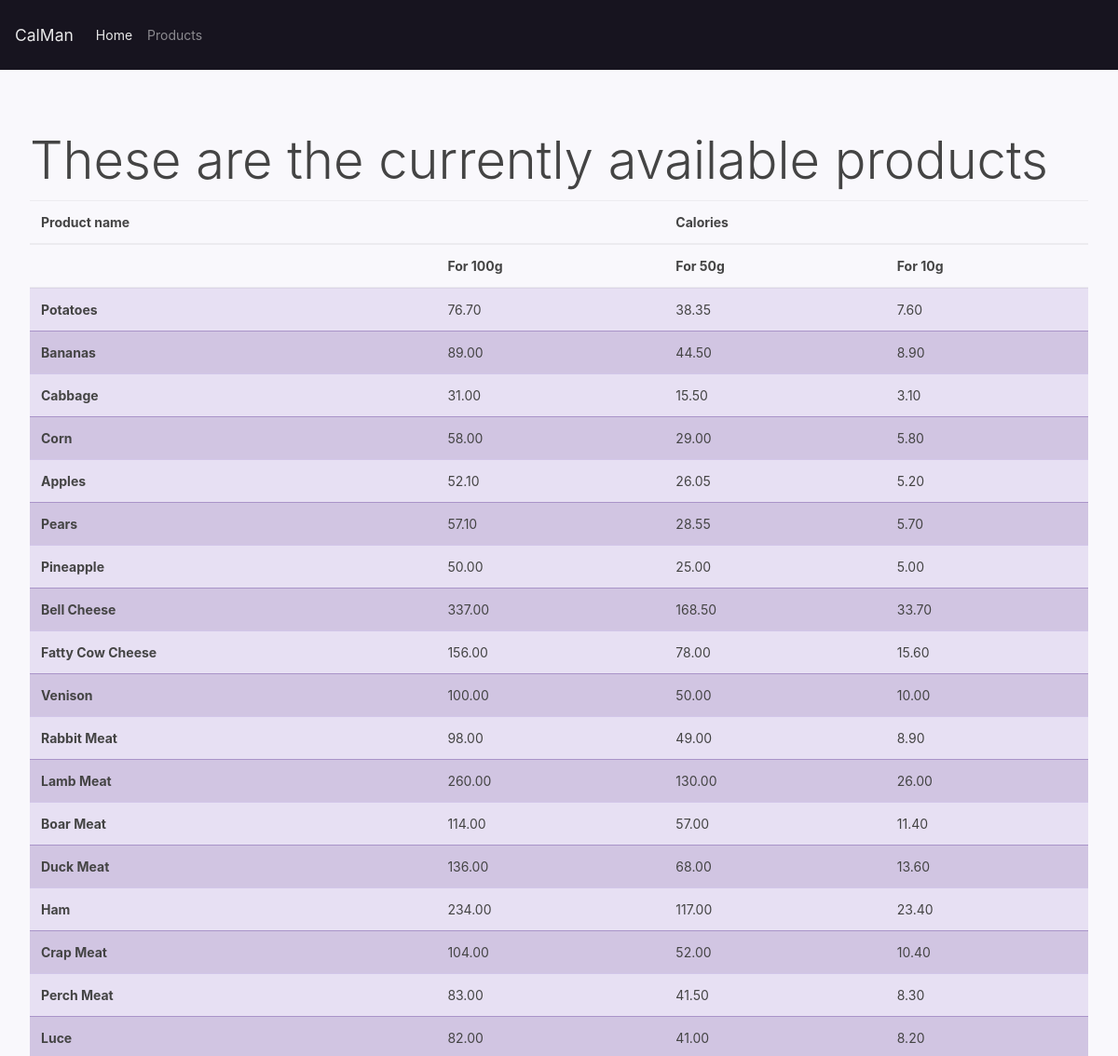
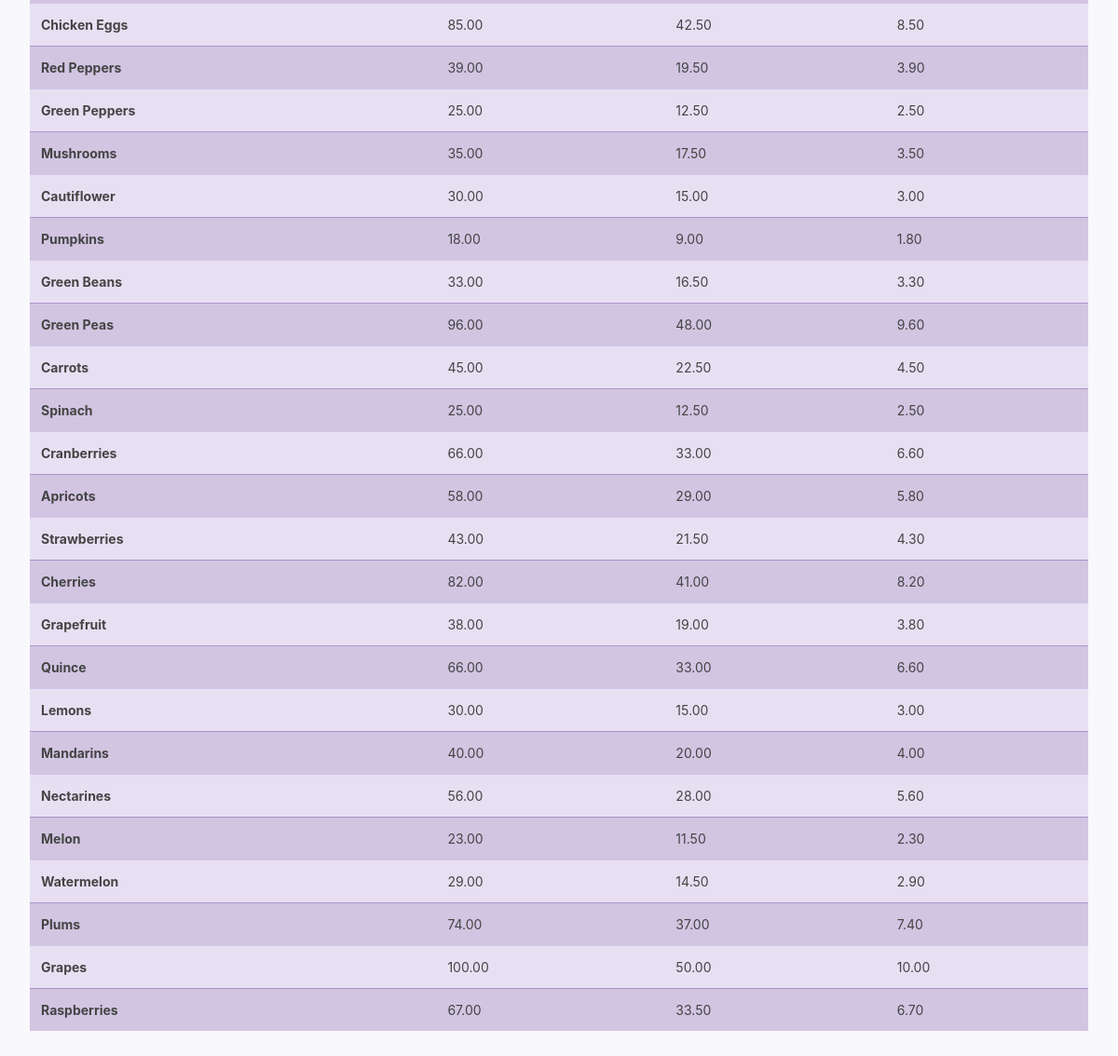
Page /calman/products/ on the committed database (2 pictures, top to bottom).
### calman/models.py (models this page shows, shortened)
class FoodStuff(models.Model):
    id = models.AutoField
    name = models.CharField(max_length=200)
    cal100 = models.DecimalField(max_digits=5, decimal_places=2, default=0)
    cal50 = models.DecimalField(max_digits=5, decimal_places=2, default=0)
    cal10 = models.DecimalField(max_digits=5, decimal_places=2, default=0)

### calman/views.py (the view)
# urls.py: path('products/', views.view_product, name='products'),
def view_product(request):
    food_list = FoodStuff.objects.all()
    context = {
        'food_list': food_list,
    }
    return render(request, 'calman/products.html', context)

### calman/templates/calman/products.html (shortened to what this page needs)
<!DOCTYPE html>
<html lang="en">
<head>
    {% load static %}
    <link href="{% static 'calman/bootstrap/bootstrap-pulse.css' %}" rel="stylesheet" type="text/css">
</head>
<body>
    <nav class="navbar navbar-expand-lg navbar-dark bg-dark">
  <a class="navbar-brand" href="#">CalMan</a>
  <div class="collapse navbar-collapse" id="navbarColor02">
    <ul class="navbar-nav mr-auto">
      <li class="nav-item active">
        <a class="nav-link" href="/calman">Home <span class="sr-only">(current)</span></a>
      </li>
      <li class="nav-item">
        <a class="nav-link" href="/calman/products">Products</a>
    </ul>
  </div>
</nav>
<div class="jumbotron">
    <h2 class="display-4">These are the currently available products</h2>
    <table class="table table-hover">
  <thead>
    <tr>
      <th scope="col">Product name</th>
        <th scope="col"></th>
        <th scope="colgroup">Calories</th>
        <th scope="col"></th>
    </tr>
  <tr>
      <th scope="col"></th>
      <th scope="col">For 100g</th>
      <th scope="col">For 50g</th>
      <th scope="col">For 10g</th>
  </tr>
  </thead>
  <tbody>
  {% for food in food_list %}
    {% if food.id|divisibleby:2 %}
    <tr class="table-primary">
      <th scope="row">{{food.name}}</th>
      <td>{{food.cal100}}</td>
      <td>{{food.cal50}}</td>
      <td>{{food.cal10}}</td>
    </tr>
  {% else %}
    <tr class="table-secondary">
      <th scope="row">{{food.name}}</th>
      <td>{{food.cal100}}</td>
      <td>{{food.cal50}}</td>
      <td>{{food.cal10}}</td>
    </tr>
  {% endif %}
  {% endfor %}
  </tbody>
    </table>
</div>
</body>
</html>

### rows in the picture
FoodStuff: name "Potatoes", cal100 "76.70", cal50 "38.35", cal10 "7.60"
FoodStuff: name "Bananas", cal100 "89.00", cal50 "44.50", cal10 "8.90"
FoodStuff: name "Cabbage", cal100 "31.00", cal50 "15.50", cal10 "3.10"
FoodStuff: name "Corn", cal100 "58.00", cal50 "29.00", cal10 "5.80"
FoodStuff: name "Apples", cal100 "52.10", cal50 "26.05", cal10 "5.20"
FoodStuff: name "Pears", cal100 "57.10", cal50 "28.55", cal10 "5.70"
FoodStuff: name "Pineapple", cal100 "50.00", cal50 "25.00", cal10 "5.00"
FoodStuff: name "Bell Cheese", cal100 "337.00", cal50 "168.50", cal10 "33.70"
FoodStuff: name "Fatty Cow Cheese", cal100 "156.00", cal50 "78.00", cal10 "15.60"
FoodStuff: name "Venison", cal100 "100.00", cal50 "50.00", cal10 "10.00"
FoodStuff: name "Rabbit Meat", cal100 "98.00", cal50 "49.00", cal10 "8.90"
FoodStuff: name "Lamb Meat", cal100 "260.00", cal50 "130.00", cal10 "26.00"
FoodStuff: name "Boar Meat", cal100 "114.00", cal50 "57.00", cal10 "11.40"
FoodStuff: name "Duck Meat", cal100 "136.00", cal50 "68.00", cal10 "13.60"
FoodStuff: name "Ham", cal100 "234.00", cal50 "117.00", cal10 "23.40"
FoodStuff: name "Crap Meat", cal100 "104.00", cal50 "52.00", cal10 "10.40"
FoodStuff: name "Perch Meat", cal100 "83.00", cal50 "41.50", cal10 "8.30"
FoodStuff: name "Luce", cal100 "82.00", cal50 "41.00", cal10 "8.20"
FoodStuff: name "Chicken Eggs", cal100 "85.00", cal50 "42.50", cal10 "8.50"
FoodStuff: name "Red Peppers", cal100 "39.00", cal50 "19.50", cal10 "3.90"
FoodStuff: name "Green Peppers", cal100 "25.00", cal50 "12.50", cal10 "2.50"
FoodStuff: name "Mushrooms", cal100 "35.00", cal50 "17.50", cal10 "3.50"
FoodStuff: name "Cautiflower", cal100 "30.00", cal50 "15.00", cal10 "3.00"
FoodStuff: name "Pumpkins", cal100 "18.00", cal50 "9.00", cal10 "1.80"
FoodStuff: name "Green Beans", cal100 "33.00", cal50 "16.50", cal10 "3.30"
FoodStuff: name "Green Peas", cal100 "96.00", cal50 "48.00", cal10 "9.60"
FoodStuff: name "Carrots", cal100 "45.00", cal50 "22.50", cal10 "4.50"
FoodStuff: name "Spinach", cal100 "25.00", cal50 "12.50", cal10 "2.50"
FoodStuff: name "Cranberries", cal100 "66.00", cal50 "33.00", cal10 "6.60"
FoodStuff: name "Apricots", cal100 "58.00", cal50 "29.00", cal10 "5.80"
FoodStuff: name "Strawberries", cal100 "43.00", cal50 "21.50", cal10 "4.30"
FoodStuff: name "Cherries", cal100 "82.00", cal50 "41.00", cal10 "8.20"
FoodStuff: name "Grapefruit", cal100 "38.00", cal50 "19.00", cal10 "3.80"
FoodStuff: name "Quince", cal100 "66.00", cal50 "33.00", cal10 "6.60"
FoodStuff: name "Lemons", cal100 "30.00", cal50 "15.00", cal10 "3.00"
FoodStuff: name "Mandarins", cal100 "40.00", cal50 "20.00", cal10 "4.00"
FoodStuff: name "Nectarines", cal100 "56.00", cal50 "28.00", cal10 "5.60"
FoodStuff: name "Melon", cal100 "23.00", cal50 "11.50", cal10 "2.30"
FoodStuff: name "Watermelon", cal100 "29.00", cal50 "14.50", cal10 "2.90"
FoodStuff: name "Plums", cal100 "74.00", cal50 "37.00", cal10 "7.40"
FoodStuff: name "Grapes", cal100 "100.00", cal50 "50.00", cal10 "10.00"
FoodStuff: name "Raspberries", cal100 "67.00", cal50 "33.50", cal10 "6.70"
